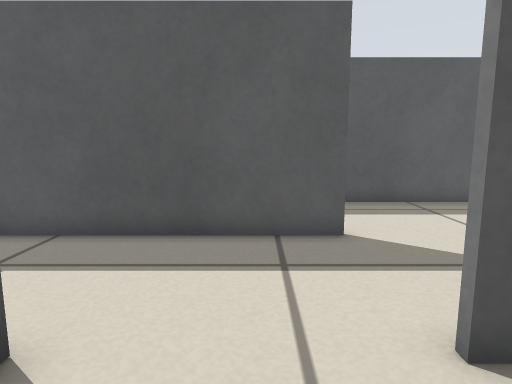
[1] (above)

24 first-person views from a walk through a Stage world. The camera is 0.41 m above the floor, tilts 8° down and sees 75° across. The lines on the ground mark 1 m squares. The floor is counted in squares, 0.2 m on a side. Each view is taken from the middle of a square. On the plan, view 1 faces up. The plan holds only what a view shows up to about 18 squares ahead; the rest is blank. Robots are left out.

[2]
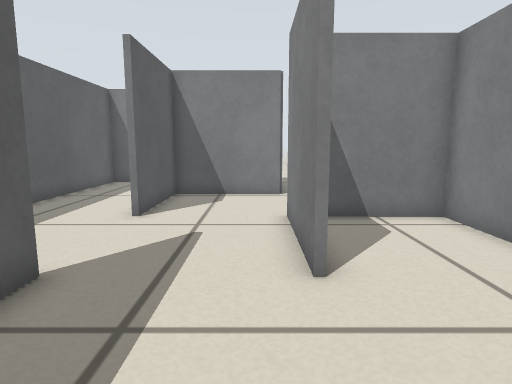

[3]
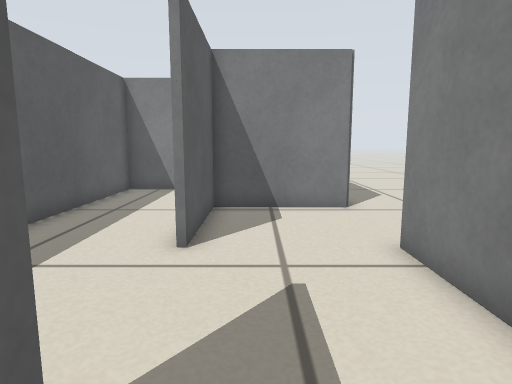

[4]
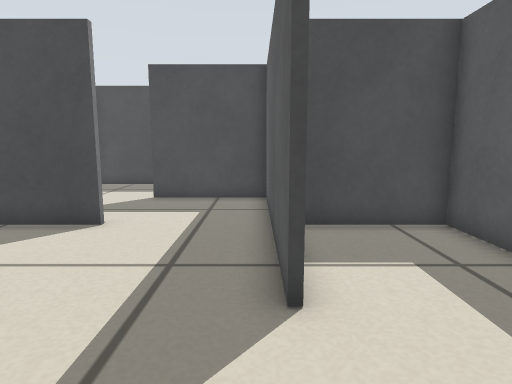

[5]
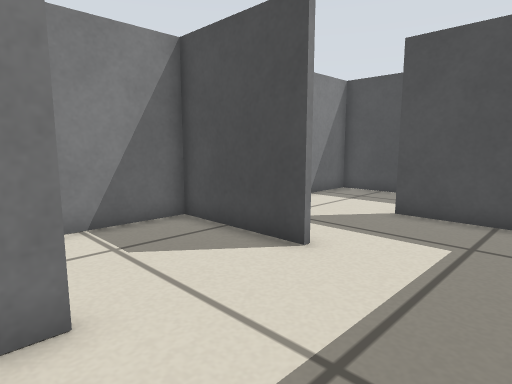

[6]
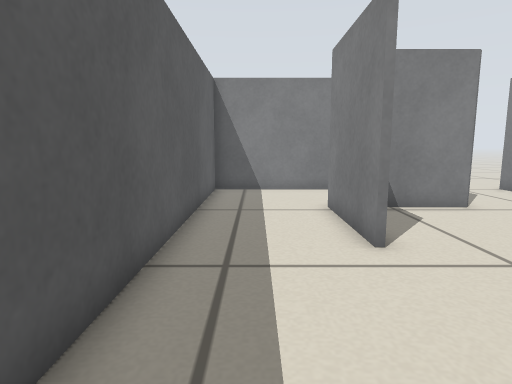

[7]
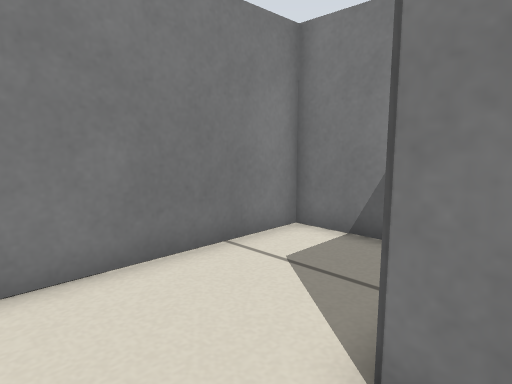

[8]
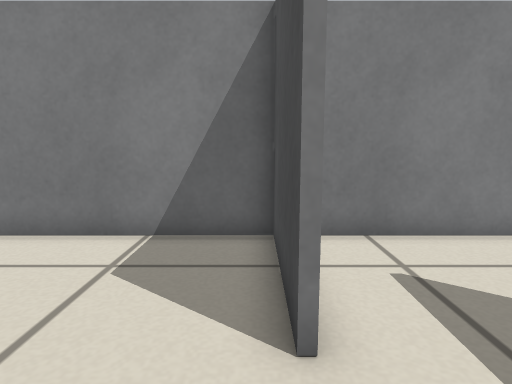

[9]
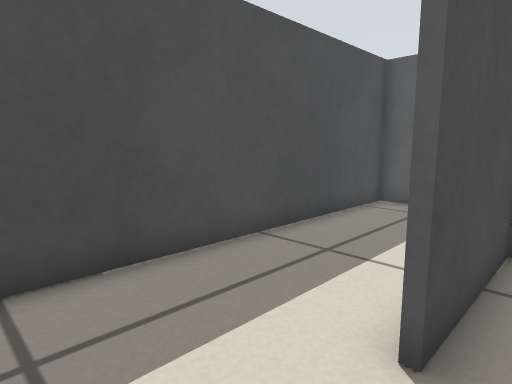

[10]
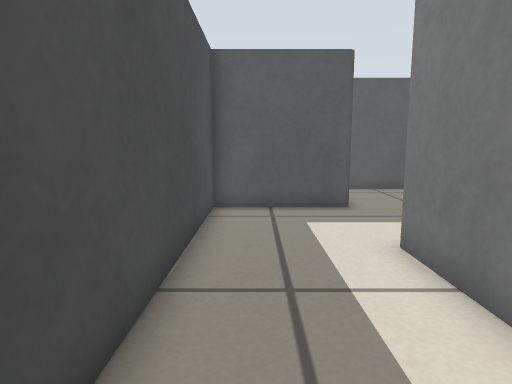

[11]
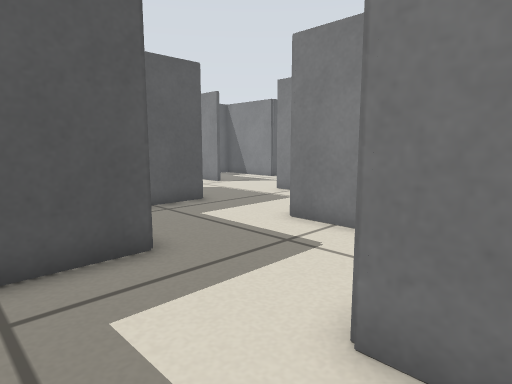

[12]
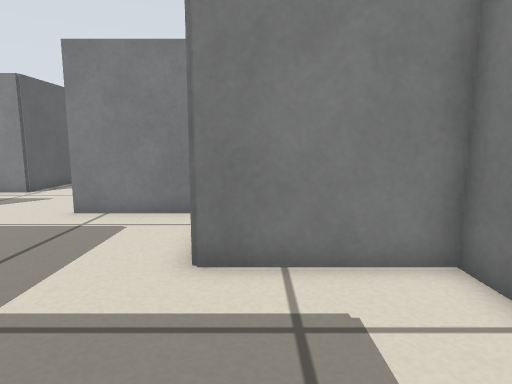

[13]
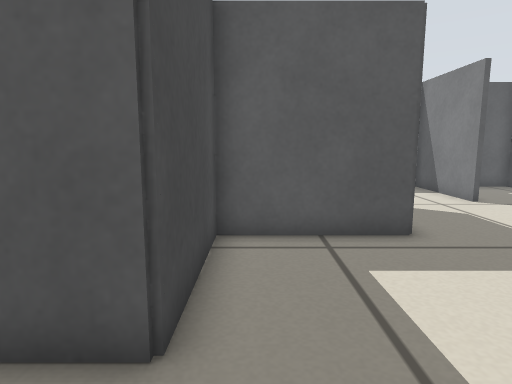

[14]
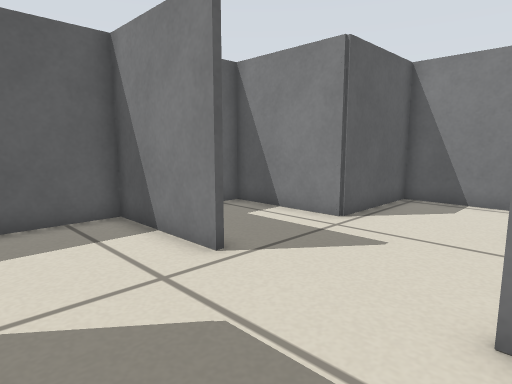

[15]
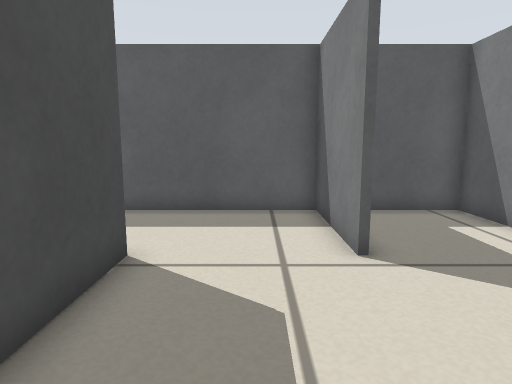

[16]
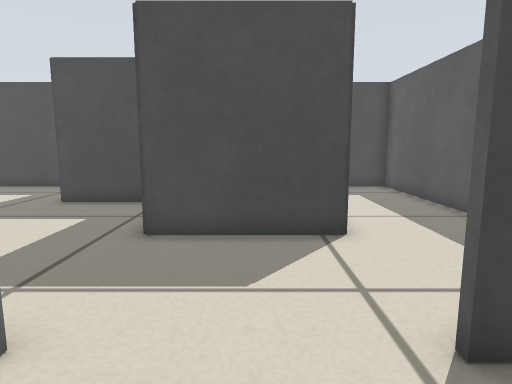

[17]
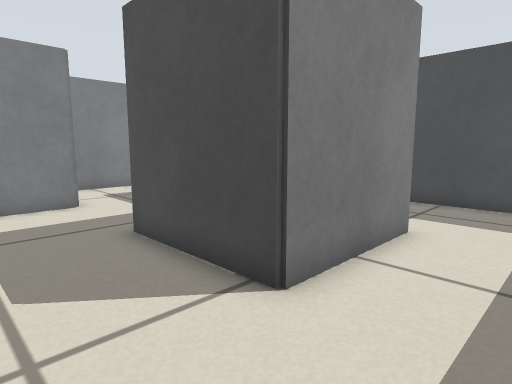

[18]
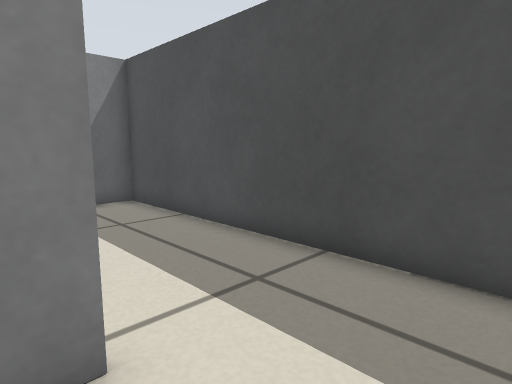

[19]
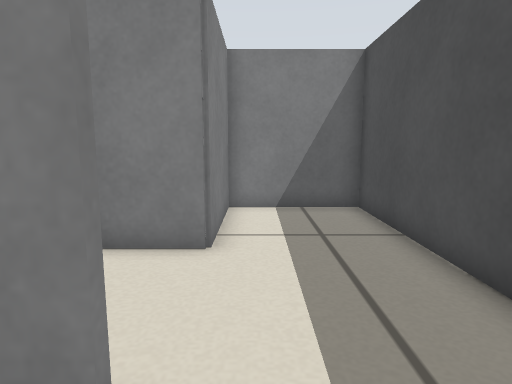

[20]
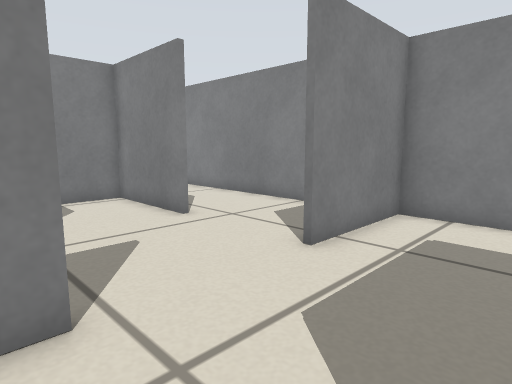

[21]
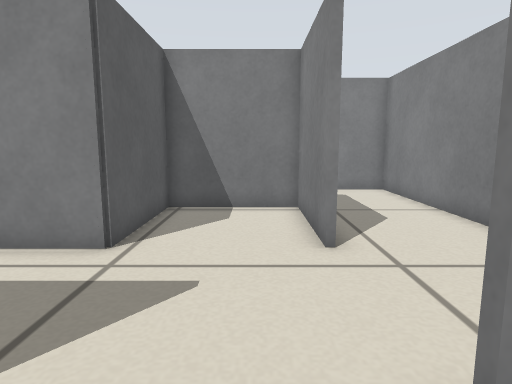

[22]
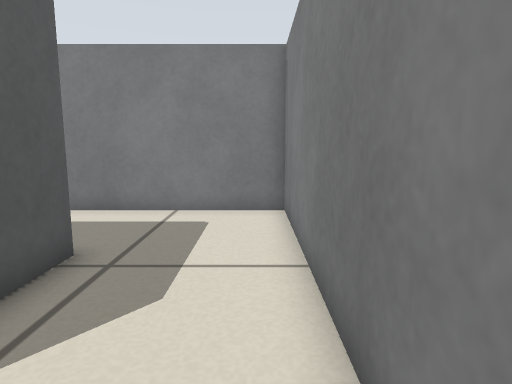

[23]
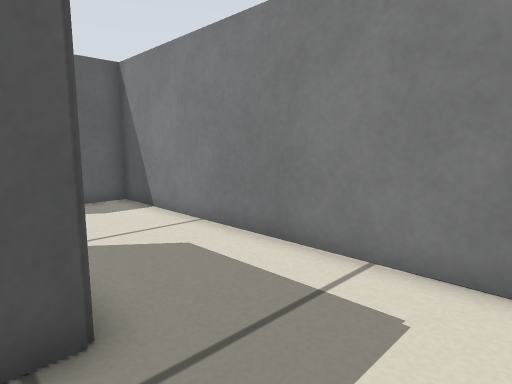

[24]
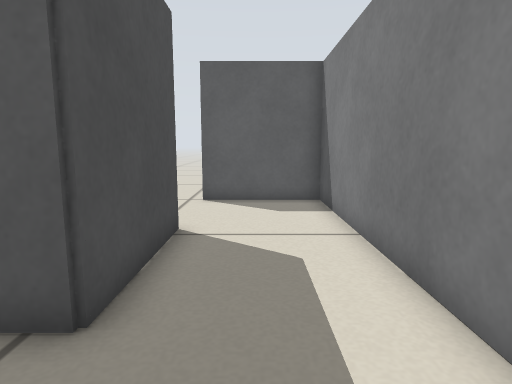

### Floor plan
Key: @ floor where view 1 was taken; # wall or solid block; . floor.
Columns run from 11 left of view 1 to 17 right of it. Each row starts with its distance up from view 1.
 27                      ..
 26                      ..
 25 ###################  ..####
 24 #............#....#  .....#
 23 #............#....#   ....#
 22 #............#....#   ....#
 21 #....####.........#####...#
 20 #.....  ##............#...#
 19 #.....   #............#...#
 18 #......  #............#...#
 17 #...... ##............#...#
 16 #...#####....#....#####...#
 15 #...#........#............#
 14 #...#........# ...........#
 13 #...#........#  ..........#
 12 #####....##################
 11 #........#................#
 10 #........#................#
  9 #........#................#
  8 #........#................#
  7 #...##########....#####...#
  6 #...#.................#...#
  5 #...#.................#...#
  4 #...#.................# ..#
  3 #........#....####....#####
  2 #........#.......##........
  1 #........#........#   .......
  0 #........#.@......#     .....
 -1 ###################       #..

Positions as (right, up) in squares from view 1, and headings:
1: (0, 0), facing up
2: (-3, 4), facing right
3: (0, 6), facing right
4: (6, 7), facing left
5: (3, 7), facing down-left
6: (0, 10), facing right
7: (10, 10), facing down-right
8: (-2, 6), facing down
9: (-6, 0), facing up-left
10: (-10, 1), facing up
11: (-10, 6), facing up-right
12: (-8, 11), facing right
13: (-6, 9), facing up
14: (-2, 16), facing up-right
15: (0, 15), facing up
16: (5, 19), facing left
17: (1, 24), facing down-left
18: (-6, 24), facing down-left
19: (-8, 23), facing down
20: (-2, 22), facing down-right
21: (0, 18), facing right
22: (5, 13), facing right
23: (10, 13), facing up-right
24: (13, 13), facing up
